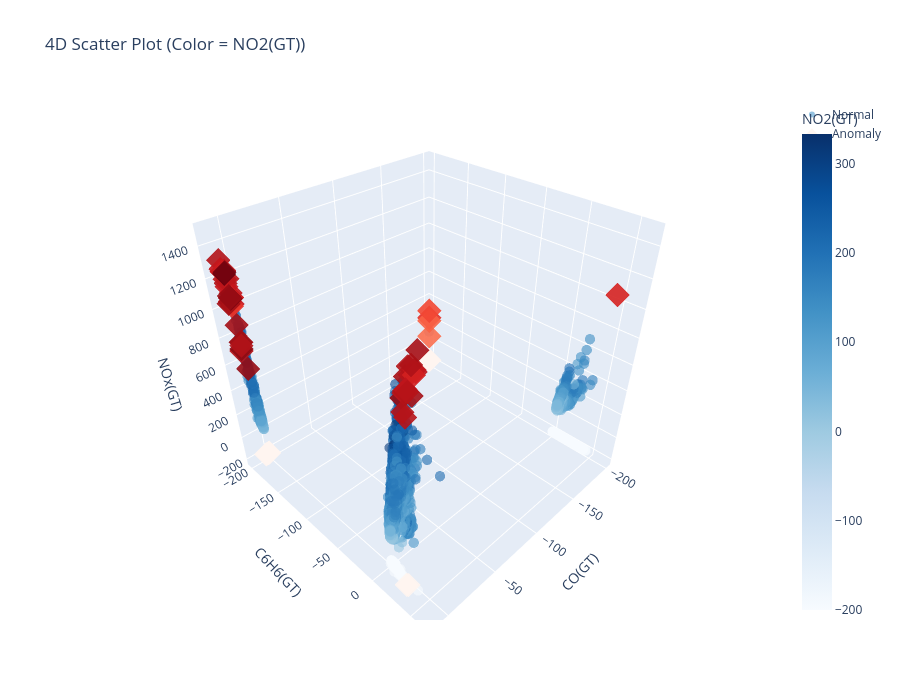

Notebook code cell kept with this figure:
### Code cell
import plotly.graph_objects as go
import numpy as np
 
# Separate normal and anomaly
normal = features[features['anomaly'] == 1]
anomaly = features[features['anomaly'] == -1]
 
fig = go.Figure()
 
# Normal points
fig.add_trace(go.Scatter3d(
    x=normal['CO(GT)'],
    y=normal['C6H6(GT)'],
    z=normal['NOx(GT)'],
    mode='markers',
    name='Normal',
    marker=dict(
        size=6,
        color=normal['NO2(GT)'],   # 4th dimension as color
        colorscale='Blues',
        opacity=0.6,
        colorbar=dict(title='NO2(GT)')
    )
))
 
# Anomaly points
fig.add_trace(go.Scatter3d(
    x=anomaly['CO(GT)'],
    y=anomaly['C6H6(GT)'],
    z=anomaly['NOx(GT)'],
    mode='markers',
    name='Anomaly',
    marker=dict(
        size=8,
        color=anomaly['NO2(GT)'],
        colorscale='Reds',
        opacity=0.9,
        symbol='diamond'
    )
))
 
# Layout
fig.update_layout(
    title='4D Scatter Plot (Color = NO2(GT))',
    scene=dict(
        xaxis_title='CO(GT)',
        yaxis_title='C6H6(GT)',
        zaxis_title='NOx(GT)'
    ),
    width=900,
    height=700
)
 
fig.show()

### Figure 1 — Plotly figure (JSON) as saved in the notebook; plotly's stock layout.template omitted (floating-point values rounded to 4 significant figures; data arrays with more than 128 entries replaced by an {"elided": "..."} marker saying what was removed)
{"data": [{"marker": {"color": {"elided": "9264 int values"}, "colorbar": {"title": {"text": "NO2(GT)"}}, "colorscale": [[0, "rgb(247,251,255)"], [0.125, "rgb(222,235,247)"], [0.25, "rgb(198,219,239)"], [0.375, "rgb(158,202,225)"], [0.5, "rgb(107,174,214)"], [0.625, "rgb(66,146,198)"], [0.75, "rgb(33,113,181)"], [0.875, "rgb(8,81,156)"], [1, "rgb(8,48,107)"]], "opacity": 0.6, "size": 6}, "mode": "markers", "name": "Normal", "type": "scatter3d", "x": {"elided": "9264 float values"}, "y": {"elided": "9264 float values"}, "z": {"elided": "9264 int values"}}, {"marker": {"color": [-200, -200, -200, -200, -200, -200, -200, -200, -200, -200, -200, -200, -200, -200, -200, -200, 62, -200, 158, -200, -200, -200, -200, -200, -200, -200, -200, -200, -200, -200, -200, -200, -200, -200, -200, -200, -200, -200, -200, 186, -200, 272, 288, 240, 245, 233, 227, 220, 190, 255, 269, 257, 248, 208, -200, 229, 214, -200, 81, 212, 217, 236, 217, 231, 227, 219, 203, 186, -200, 151, 247, 242, 252, -200, 121, 272, 225, 243, -200, 289, 243, 276, -200, 296, 291, 276, 251, 275, 312, 340, 326, 284, 289], "colorscale": [[0, "rgb(255,245,240)"], [0.125, "rgb(254,224,210)"], [0.25, "rgb(252,187,161)"], [0.375, "rgb(252,146,114)"], [0.5, "rgb(251,106,74)"], [0.625, "rgb(239,59,44)"], [0.75, "rgb(203,24,29)"], [0.875, "rgb(165,15,21)"], [1, "rgb(103,0,13)"]], "opacity": 0.9, "size": 8, "symbol": "diamond"}, "mode": "markers", "name": "Anomaly", "type": "scatter3d", "x": [1, -200, -200, -200, -200, -200, -200, -200, -200, -200, -200, -200, -200, -200, -200, 1.4, -200, 0.3, -200, 0.7, 5.8, -200, -200, -200, -200, -200, -200, -200, -200, -200, -200, -200, -200, -200, -200, -200, -200, -200, 3.4, -200, 6.6, 7.8, 6.6, 6.3, 6.9, 7.3, 10.2, 11.9, 11.5, 10.1, 9.9, 7.4, 9.3, 7.4, 0.9, 6.6, 7.3, 1.7, -200, 5.5, 4.8, 5.5, 5.2, 7.5, 8.6, 9.1, 8.6, 5.4, 2.8, 6.3, 8.5, 8.7, 9.1, 2.7, -200, 8.6, 8.7, 6.4, 1.5, 3.8, 6.2, 8.4, 1.6, 5.9, 5.4, 4.7, 5.4, 5.8, 6.1, 7.1, 6.6, 6.5, 7.1], "y": [-200, -200, -200, -200, -200, -200, -200, -200, -200, -200, -200, -200, -200, -200, -200, -200, -200, -200, -200, -200, 30.3, -200, -200, -200, -200, -200, -200, -200, -200, -200, -200, -200, -200, -200, -200, -200, -200, -200, -200, 45.9, 28.9, 35.9, 30.1, 38.3, 37.6, 33.2, 49.5, 50.6, 49.4, 45.2, 50.8, -200, -200, -200, -200, -200, -200, -200, -200, -200, -200, -200, -200, -200, -200, -200, -200, -200, -200, -200, 33.1, 36.1, 36.3, -200, -200, 43, 37.2, 35.7, -200, -200, -200, -200, -200, -200, -200, -200, -200, -200, -200, -200, -200, -200, -200], "z": [-200, -200, -200, -200, -200, -200, -200, -200, -200, -200, -200, -200, -200, -200, -200, -200, 41, -200, 220, -200, -200, -200, -200, -200, -200, -200, -200, -200, -200, -200, -200, -200, -200, -200, -200, -200, -200, -200, -200, 1052, -200, 1290, 1148, 1301, 1345, 1189, 1369, 1389, 1358, 1389, 1479, 1159, 1310, 1037, -200, 1237, 1137, -200, 191, 1018, 1058, 1182, 1089, 1186, 1235, 1253, 1237, 1060, -200, 1005, 1089, 1070, 1220, -200, 286, 1216, 1230, 1200, -200, 540, 687, 1028, -200, 700, 747, 746, 723, 872, 1054, 1218, 1227, 1061, 1075]}], "layout": {"height": 700, "scene": {"xaxis": {"title": {"text": "CO(GT)"}}, "yaxis": {"title": {"text": "C6H6(GT)"}}, "zaxis": {"title": {"text": "NOx(GT)"}}}, "title": {"text": "4D Scatter Plot (Color = NO2(GT))"}, "width": 900}}
